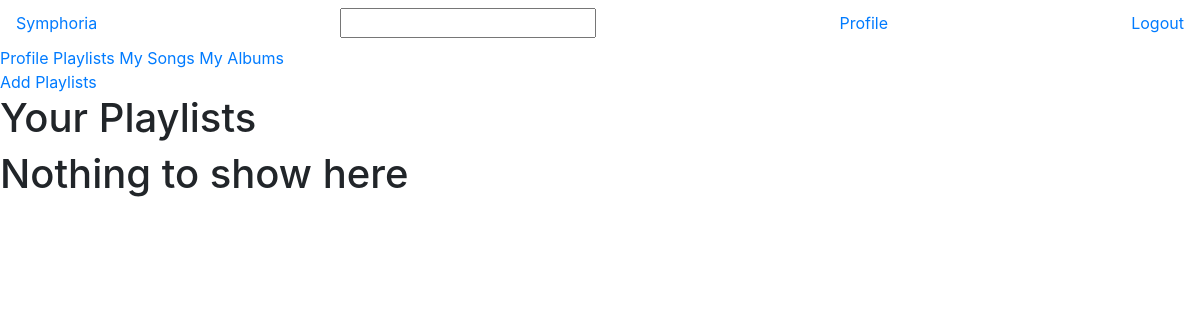
Page /my_playlists (signed in) on the earlier database version.
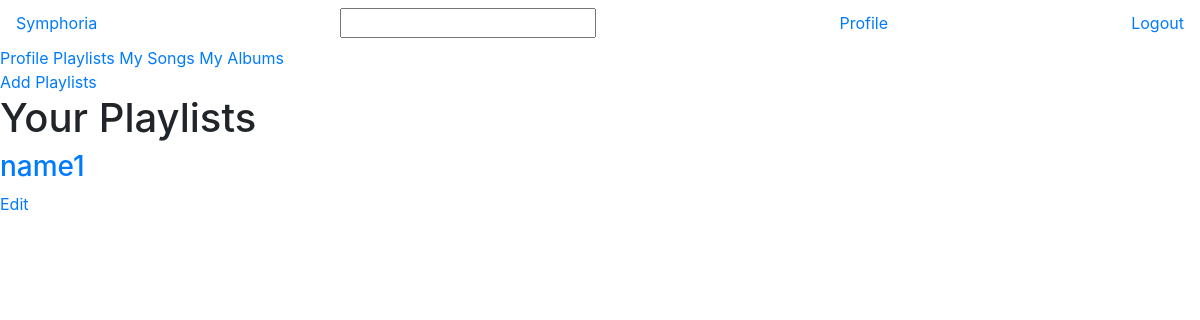
Same page on the later database version.
### models.py (models this page shows)
class Playlist(db.Model):
    id = db.Column(db.Integer, primary_key=True)
    name = db.Column(db.String(255), nullable=False)
    user_id = db.Column(db.Integer, db.ForeignKey('user.id'), nullable=False)

### routes.py (the view)
@app.route('/my_playlists')
@is_blacklist
def my_playlists():
    if 'user_id' not in session:
        flash('Please log in', 'info')
        return redirect(url_for('login'))
    else:
        user = User.query.filter_by(id=session['user_id']).first()
        playlists = Playlist.query.filter_by(user_id=user.id).all()
        return render_template('my_playlists.html', user=user, playlists=playlists)

### routes.py (called while the page is built)
def is_blacklist(f):
    @wraps(f)
    def decorated_function(*args, **kwargs):
        if 'user_id' in session:
            user = User.query.filter_by(id=session['user_id']).first()
            if user and user.blacklist:
                flash('You are blacklisted', 'info')
                return redirect(url_for('logout'))
        return f(*args, **kwargs)
    return decorated_function

### templates/my_playlists.html (shortened to what this page needs)
{% extends 'layout.html' %}
{% block content %}
    <nav class="navbar">
        <a href="/">Symphoria</a>
        <input type="text">
        <a href="/profile">Profile</a>
        <a href="/logout">Logout</a>
    </nav>
    <div class="menubar">
        <a href="/profile">Profile</a>
        <a href='/my_playlists'>Playlists</a>
        <a href='/my_songs'>My Songs</a>
        <a href="/my_albums">My Albums</a>
    </div>
    <div class="info">
        <a href="/my_playlists/create" class="add_playlists">Add Playlists</a>
        <h1>Your Playlists</h1>
        {% if playlists %}
            {% for playlist in playlists %}
                <div class="playlist_controls">
                        <a href="/my_playlists/{{ playlist.id }}"><h3>{{ playlist.name }}</h3></a>
                        <a href="/my_playlists/edit/{{ playlist.id }}">Edit</a>
                </div>
            {% endfor %}
        {% else %}
            <h1>Nothing to show here</h1>
        {% endif %}
    </div>
{% endblock %}

Differences in the rows shown:
added Playlist: name "name1"
Other differences:
text no longer shown: "Nothing to show here"
